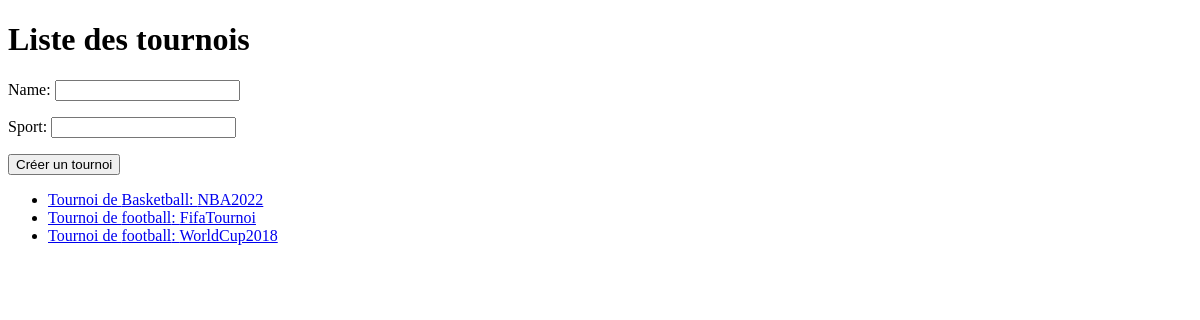
The app's page /, older data.
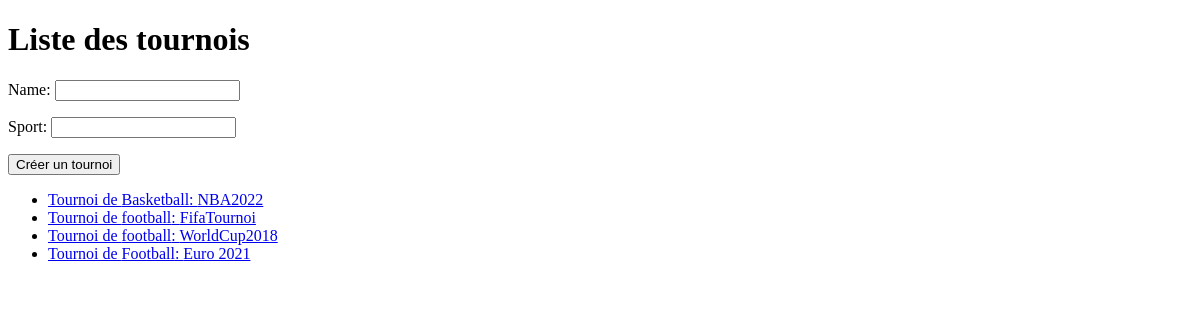
The same page, newer data.
### tournamentManagement/models.py (models this page shows)
class Tournament(models.Model):
    name = models.CharField(max_length=100)
    sport = models.CharField(max_length=100)
    participants = models.ManyToManyField('Participant', related_name='tournamentParticipants')
    isStarted = models.BooleanField(default=False)
    def __str__(self):
        return self.name

### tournamentManagement/views.py (the view)
# urls.py: 2. Add a URL to urlpatterns:  path('', views.home, name='home')
def home(request):
    tournaments = Tournament.objects.all()
    if request.method == 'POST':
        form = TournamentForm(request.POST)
        if form.is_valid():
            form.save()
            return redirect('home')
    else:
        form = TournamentForm()
    print(tournaments)
    return render(request, 'home.html',context={'tournaments': tournaments, 'form': form})

### tournamentManagement/forms.py
class TournamentForm(forms.ModelForm):
    class Meta:
        model = Tournament
        fields = ['name', 'sport']
        widgets = {
            'name': forms.TextInput(attrs={'class': 'form-control'}),
            'sport': forms.TextInput(attrs={'class': 'form-control'}),
        }

### tournamentManagement/templates/home.html (shortened to what this page needs)
<!DOCTYPE html>
<html lang="en">
  <head>
  </head>
  <body>
    <h1>Liste des tournois</h1>
    <form method="post">
      {% csrf_token %} {{ form.as_p }}
      <button type="submit">Créer un tournoi</button>
    </form>
    <ul>
      {% for tournament in tournaments %}
      <li>
        <a href="{% url 'displayTournamentDetails' tournament.id %}">
            Tournoi de {{ tournament.sport }}: {{ tournament.name }}
        </a>
      </li>
      {% endfor %}
    </ul>
  </body>
</html>

Row changes from the older to the newer data that the page shows:
added Tournament: sport "Football", name "Euro 2021"
